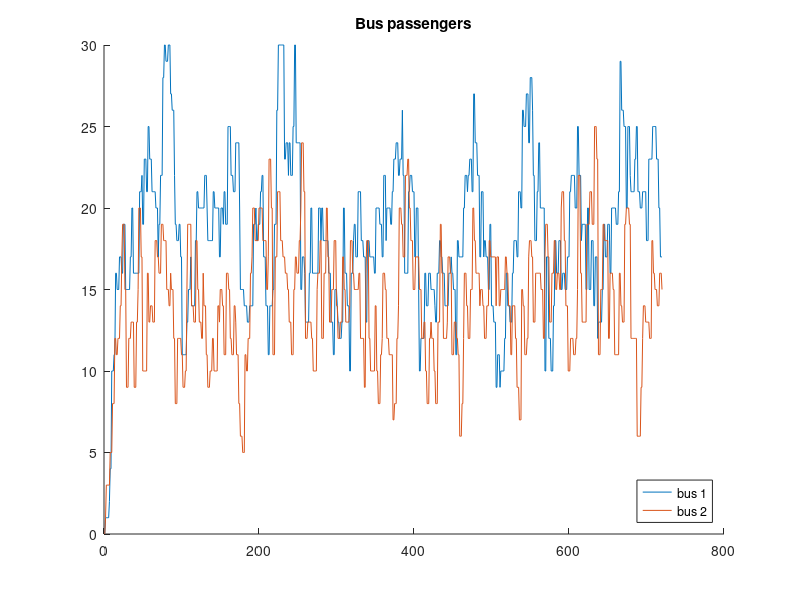
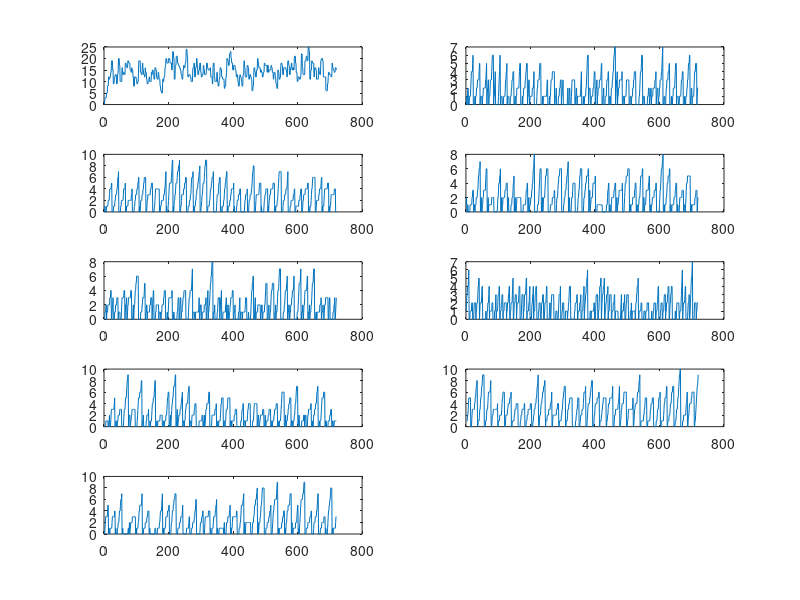

Write MATLAB code to recreate these figures, in order.
clc
clear

seed = 14;
rng(seed)
% Initialize parameters
%1.1000000000000000000000000000000000000


% Time between stops
t_stops = [2 4 7 8 10 13 15 17 20]; % Use real data t = mins

% ith element represents the time
% distance between the ith and ith+1
% stop
num_stops = length(t_stops);



%% 1.20000000000000000000000000000000000000000000000
% figure out distribution later on

passenger_queue = cell(1,num_stops);
% Length = Numbers of passengers going to different stops

% Numbers dictate how many stops from starting point
% [BBDCCBCD] in screenshot

%% 1.300000000000000000000000000000000000000000000
% Initialize Bus position
% To be edited

bus_location = [0 10]; % Numbers are distance from first stop
num_bus = length(bus_location);


%% 1.400000000000000000000000000000000000000000000
% Initialize Sequence of passengers on busses

bus_passenger = {};
bus_size = 30;

bus_passenger = cell(1,num_bus);


% Each row represents a bus, bus has 10 seats
% Numbers in matrix will be changing in for 1.4

%bus_passenger(1,1:length(passenger_queue_a)) = [passenger_queue_a]
% Same as 1.2



%bus(1,:) == 0

%% 1.5

% Passenger to bus loop

data = cell(num_bus + num_stops + 1, 2);
data{1,1} = "Time";
for bus_graph = 1:num_bus
    data{1+bus_graph,1} = "Bus " + bus_graph;
end

for stop_graph = 1:num_stops
    data{1+bus_graph+stop_graph,1} = "Stop " + stop_graph;
end



% For graphing info, refer to version 12

% Loop
for t = 1:720
    
    
    %Update bus location
    bus_location(1,1) = bus_location(1,1) + 1;
    bus_location(1,2) = bus_location(1,2) - 1;
    
    
    % bus_loop_true_false, loops if bus location == sum of t_stops
    bus_loop_true_false = bus_location(1,:) == t_stops(end)+1;
    k = find(bus_loop_true_false);
    % k is arbritrary constant
    bus_location(k) = 0;

    bus_loop_true_false = bus_location(1,:) == -1;
    k = find(bus_loop_true_false);
    bus_location(k) = t_stops(end);

    
    
    
    for stop_passenger_generation = 1:num_stops
        TruFals = randi(3);
        
        if TruFals == 1
            passenger_queue{stop_passenger_generation}(end+1) = rem(round(normrnd(5,3))+ stop_passenger_generation,10);
            
            while passenger_queue{stop_passenger_generation}(end) < 1 
                passenger_queue{stop_passenger_generation}(end) = 1;
            end
            
            while passenger_queue{stop_passenger_generation}(end) > num_stops
                passenger_queue{stop_passenger_geneartion}(end) = num_stops;
            end
            
        end
        
    end
    
%%%%%%%%%%%%%%%%%

    
    
    
    
    % when busses arrive to stops
    for bus = 1:num_bus
        
       %Checks one by one bus is at which stop
       for stop = 1:num_stops
          if bus_location(bus) == t_stops(stop)
              
              fprintf("bus %i arrived at stop %i at time %i \n", bus, stop, t);
              %^ Print string to see if code is working
              
              
              % Passengers leave bus
                for j = stop
                    % Finds passengers that get off at stop (index of passenger)
                    arrived_passengers = find(bus_passenger{bus} == j);
                    if isempty(arrived_passengers) == 0
                        bus_passenger{bus}(arrived_passengers) = []; 
                    end
                end
                
                empty_seats = bus_size - length(bus_passenger{bus});
                % Passengers go on bus
                if empty_seats > length(passenger_queue{stop})
                    bus_passenger{bus} = [bus_passenger{bus},passenger_queue{stop}];
                    passenger_queue{stop} = [];
                else
                    % Only people who are first in queue that can fill bus
                    % will get on
                    bus_passenger{bus} = [bus_passenger{bus},passenger_queue{stop}(1:empty_seats)];
                    passenger_queue{stop}(1:empty_seats) = [];
                    
                    
                end
          end
       end           
    end
    
    data{1,2}(end+1) = t;
    for bus_graph = 1:num_bus
        data{1+bus_graph,2}(end+1) = sum(length(find(bus_passenger{bus_graph})));;
    end

    for stop_graph = 1:num_stops
        data{1+bus_graph+stop_graph,2}(end+1) = sum(length(find(passenger_queue{stop_graph})));
    end    
    
   
    
    

end

%%

%% 1.6 
% Graphing
subplot(1,1,1)
    for graph = 2:1+num_bus
        hold on
        plot(data{1,2},data{graph,2});
        bus_data = trapz(data{1,2},data{graph,2});
        
    end
    hold off
    legend({'bus 1', 'bus 2'},'location','southeast')
    title('Bus passengers')

  saveas(gcf, ['cw_ccw_bus_' num2str(seed) '.png'])  

%%
for fig = 1:num_stops
    subplot(5,2,fig)

       plot(data{1,2},data{fig+2,2});
    

end


saveas(gcf, ['cw_ccw_stop_' num2str(seed) '.png'])

%% save

save(['cw_ccw_' num2str(seed)])

%% Notes
% 1 and -1 for direction
% 1 bus cw
% 1 bus ccw
% 2 bus both cw
% 2 bus both ccw
% 2 bus one cw one ccw
% 3 bus all ccw

% Separate graphs for stops
% Save data into .fig and .mat